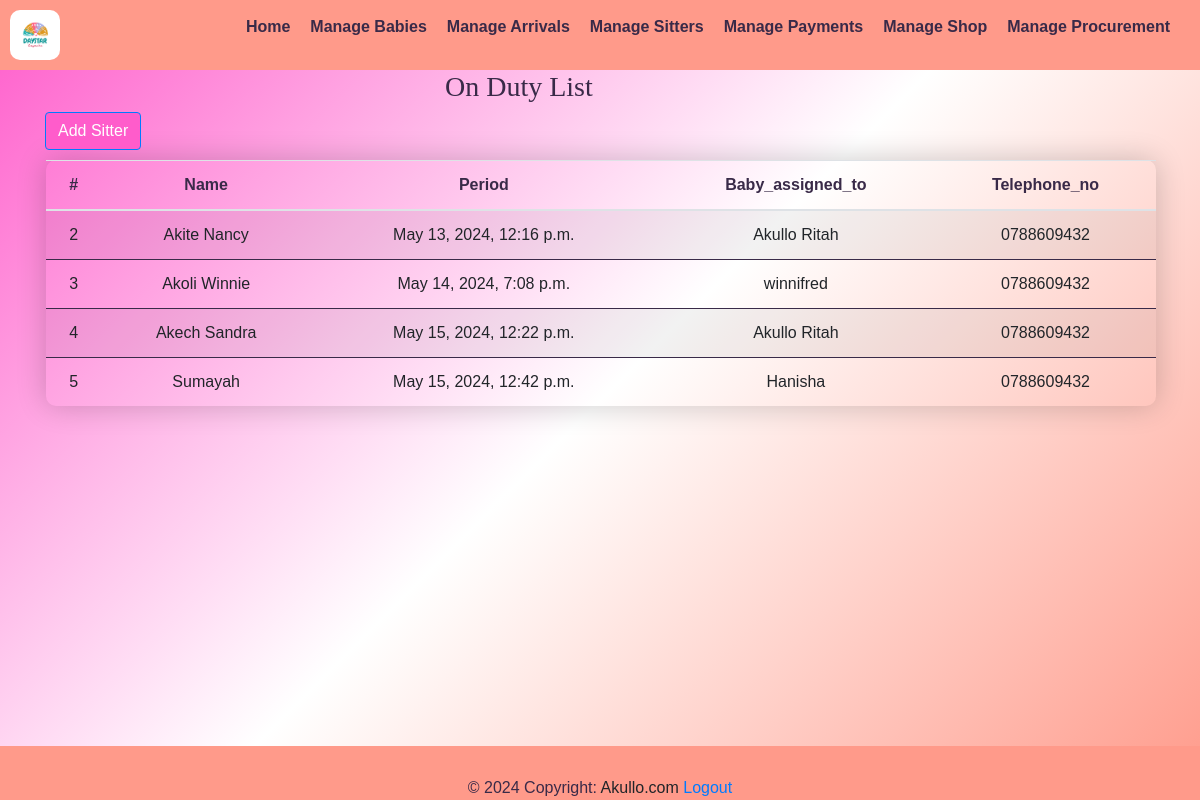
Page /baby_list/onduty_list.html (signed in) on the committed database.
### yariapp/models.py (models this page shows, shortened)
class OnDutyform(models.Model):
    name = models.CharField(max_length=50,null=True)
    period = models.DateTimeField(auto_now_add=True)
    baby_assigned_to = models.ForeignKey(Arrivalform, on_delete=models.SET_NULL, null=True,)
    telephone_no = models.CharField(max_length=50,null=True)

class Arrivalform(models.Model):
    b_name = models.CharField(max_length=50,null=True)
    parent_name = models.CharField(max_length=50,null=True)
    timeInDay =  models.DateTimeField(default=timezone.now)
    date =  models.DateField(auto_now_add=True)
    brought_by = models.CharField(max_length=50,null=True)
    def __str__(self):
        return self.b_name

### yariapp/views.py (the view)
# urls.py: path('baby_list/onduty_list.html', views.onduty_list, name='onduty_list'),
@login_required
def onduty_list(request):
    s_onduty =OnDutyform.objects.all()
    return render(request, 'onduty_list.html', {'s_onduty': s_onduty})

### yariapp/templates/onduty_list.html (shortened to what this page needs)
{% extends 'base.html' %}
{% load static %}
{% block content %}
<div class="navbar">
    <img src="{% static 'images/logo.png' %}" alt="Logo" style="width: 50px; height: auto;border-radius: 10px;">
  <ul class="nav-links">
      <li><a href="{% url 'home' %}"><strong>Home</strong></a></li>
      <li><a href="{% url 'baby_list' %}"><strong>Manage Babies</strong></a></li>
      <li class="dropdown">
        <a href="#" class="dropbtn"><strong>Manage Arrivals</strong></a>
      <li><a href="{% url 'sitters_list' %}"><strong>Manage Sitters</strong></a></li>
      <li class="dropdown">
            <a href="#"><strong>Manage Payments</strong></a>
      <li><a href="{% url 'shop_list' %}"><strong>Manage Shop</strong></a></li>
      <li><a href="{% url 'pro_list' %}"><strong>Manage Procurement</strong></a></li>
  </ul>
  </div>
    <div class="container">
        <table class="table table-striped">
          <h3 style="font-family: 'Times New Roman', Times, serif;padding-left: 400px;">On Duty List</h3>
          <div class="add-sitter-button">
            <a href="{% url 'onduty' %}" class="btn btn-primary" style="background-color: #FF5CCB;">Add Sitter</a>
        </div>
            <thead>
                <tr>
                  <th scope="col">#</th>
                    <th scope="col">Name</th>
                    <th scope="col">Period</th>
                    <th scope="col">Baby_assigned_to</th>
                    <th scope="col">Telephone_no</th>
                </tr>
            </thead>
            <tbody>
                {% for duty in s_onduty %}
                    <tr>
                      <td>{{ duty.id}}</td>
                        <td>{{ duty.name}}</td>
                        <td>{{ duty.period }}</td>
                        <td>{{ duty.baby_assigned_to }}</td>
                        <td>{{ duty.telephone_no }}</td>
                    </tr>
                {% endfor %}
            </tbody>
        </table>
    </div>
{% endblock%}

### yariapp/templates/onduty_list.html (style rules this page uses)
table { width: 30%; border-collapse: collapse; border-radius: 10px; overflow-x: hidden; margin: 10px 0; font-size: 16px; box-shadow: 0 0 30px rgba(0, 0, 0, 0.2) !important; margin-left: 1px; margin-bottom: 50px; }
th, td { padding: 1px; text-align: center; }
thead { background-color: transparent !important; color: #392A48; }
tbody { background-color: transparent !important; }
tr:nth-child(even) { background-color: transparent; }
td, th { border-bottom: 1px solid #392A48; }
tbody tr:last-child td { border-bottom:none; }
.navbar { background-color: #FF9A8A; color: #392A48; padding: 10px; display: flex; justify-content: space-between; align-items: center; }
.nav-links { list-style-type: none; display: flex; }
.nav-links li { margin-right: 20px; }
.nav-links li a { text-decoration: none; color: #392A48; }
.dropdown { position: relative; display: inline-block; }

### rows in the picture
OnDutyform: id "2", name "Akite Nancy", period "May 13, 2024, 12:16 p.m.", baby_assigned_to "Akullo Ritah", telephone_no "0788609432"
OnDutyform: id "3", name "Akoli Winnie", period "May 14, 2024, 7:08 p.m.", baby_assigned_to "winnifred", telephone_no "0788609432"
OnDutyform: id "4", name "Akech Sandra", period "May 15, 2024, 12:22 p.m.", baby_assigned_to "Akullo Ritah", telephone_no "0788609432"
OnDutyform: id "5", name "Sumayah", period "May 15, 2024, 12:42 p.m.", baby_assigned_to "Hanisha", telephone_no "0788609432"
